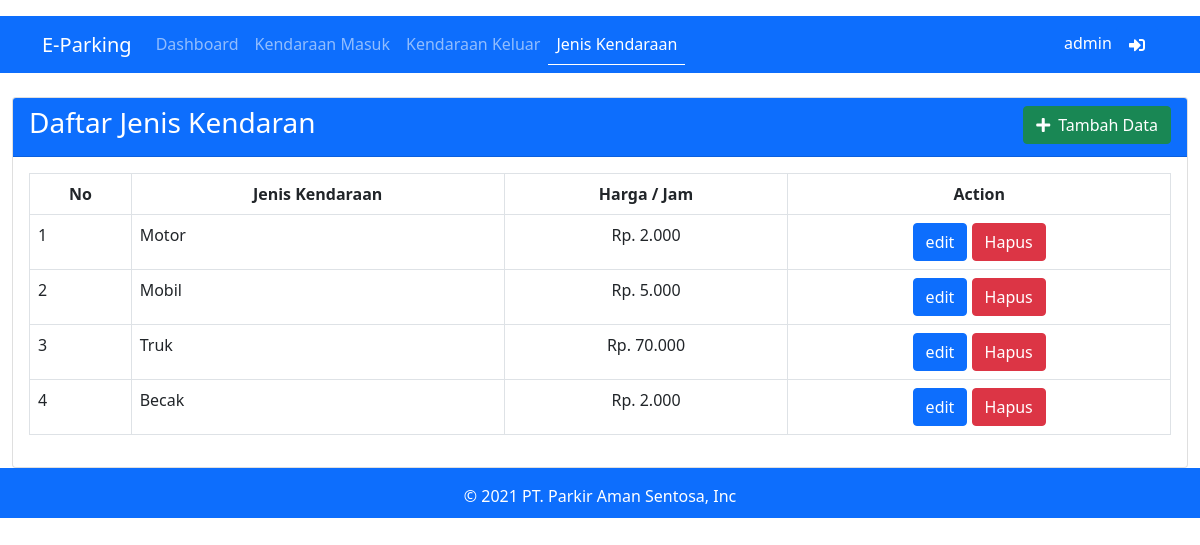
The app's page /admin/index.php (signed in) with its own data.
### tables this page shows
CREATE TABLE `jenis_kendaraan` (
  `id_jns_kendaraan` int(11) NOT NULL,
  `jenis_kendaraan` varchar(50) DEFAULT NULL,
  `harga` double DEFAULT NULL
);

### admin/index.php (the view, shortened to what this page needs)
<!DOCTYPE html>
<html lang="en">
<head>
    <link rel="stylesheet" href="../assets/css/boostrab/bootstrap.min.css">
    <link rel="stylesheet" href="assets/css/style.css">
    <link rel="stylesheet" href="../assets/fontawesome-free/css/all.min.css">
</head>
<body>
    <header>
        <nav class="navbar navbar-expand-lg navbar-dark bg-primary mt-3">
            <div class="container">
                <a class="navbar-brand " href="#">
                    E-Parking
                </a>
                <div class="collapse navbar-collapse" id="navbarNavDropdown">
                    <ul class="navbar-nav ">
                        <li class="nav-item ">
                            <a class="nav-link " aria-current="page" href="dashboard.php">Dashboard</a>
                        </li>
                        <li class="nav-item">
                            <a class="nav-link" href="index_kendaraan_masuk.php">Kendaraan Masuk</a>
                        </li>
                        <li class="nav-item">
                            <a class="nav-link" href="index_kendaraan_keluar.php">Kendaraan Keluar</a>
                        </li>
                        <li class="nav-item" style="border-bottom: 1px solid white;">
                            <a class="nav-link active" href="index.php">Jenis Kendaraan</a>
                        </li>
                    </ul>
                </div>
                <div class="d-flex">
                    <ul class="navbar-nav">
                        <li class="nav-item">
                            <span class="text-end text-white"><?php
                                                                echo $_SESSION['user_name'];
                                                                ?> <a href="../logout.php" class="btn btn-primary"><i class="fas fa-sign-in-alt"></i></a></span>
                        </li>
                    </ul>
                </div>
            </div>
        </nav>
    </header>
    <main>
        <div class="container-fluid mt-4">
            <div class="card">
                <div class="card-header bg-primary">
                    <div class="row">
                        <div class="col-6">
                            <h3 class="text-white">Daftar Jenis Kendaran</h3>
                        </div>
                        <div class="col-6">
                            <a href="tambah_jenis.php" class=" btn btn-success float-end"><i class="fas fa-plus me-2"></i>Tambah Data</a>
                        </div>
                    </div>
                </div>
                <div class="card-body">
                    <table class="table table-bordered">
                        <thead>
                            <tr>
                                <th scope="col" class="text-center">No</th>
                                <th scope="col" class="text-center">Jenis Kendaraan</th>
                                <th scope="col" class="text-center">Harga / Jam</th>
                                <th scope="col" class="text-center">Action</th>
                            </tr>
                        </thead>
                        <tbody>
                            <?php
                            include '../koneksi.php';
                            $no = 1;
                            $data = mysqli_query($konek, "SELECT * FROM jenis_kendaraan");
                            foreach ($data as $jns_kendaraan) :
                            ?>
                                <tr>
                                    <td><?= $no++ ?></td>
                                    <td scope="row"><?= $jns_kendaraan["jenis_kendaraan"] ?></td>
                                    <td class="text-center" scope="row">Rp. <?= number_format($jns_kendaraan['harga'], 0, ',', '.'); ?></td>
                                    <td scope="row" class="text-center">
                                        <a class="btn btn-primary" href="edit_jenis.php?id=<?= $jns_kendaraan['id_jns_kendaraan']; ?>">edit</a>
                                        <a class="btn btn-danger ml-2" onclick="return confirm('Ada yakin ingin menghapus jenis kendaraan   : <?= $jns_kendaraan['jenis_kendaraan'] ?>')" href="delete_jenis.php?id=<?= $jns_kendaraan['id_jns_kendaraan']; ?>">Hapus</a>
                                    </td>
                                </tr>
                            <?php endforeach; ?>
                        </tbody>
                    </table>
                </div>
            </div>
        </div>
    </main>
    <footer class="bg-primary mb-2  container-fluid" style="height: 50px;">
        <p class="text-center text-white pt-3">&copy; 2021 PT. Parkir Aman Sentosa, Inc</p>
    </footer>
</body>
</html>

### records on screen
jenis_kendaraan: jenis_kendaraan "Motor", harga "2.000"
jenis_kendaraan: jenis_kendaraan "Mobil", harga "5.000"
jenis_kendaraan: jenis_kendaraan "Truk", harga "70.000"
jenis_kendaraan: jenis_kendaraan "Becak", harga "2.000"

### other values on screen
$_SESSION['user_name'] "admin"
